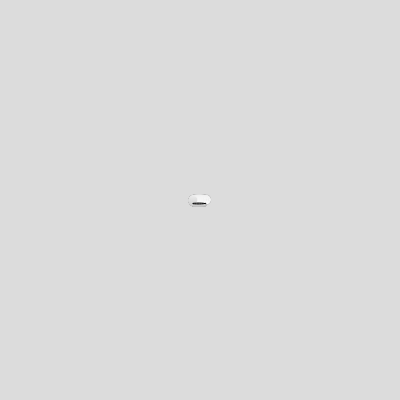
Frame 1 (no input)
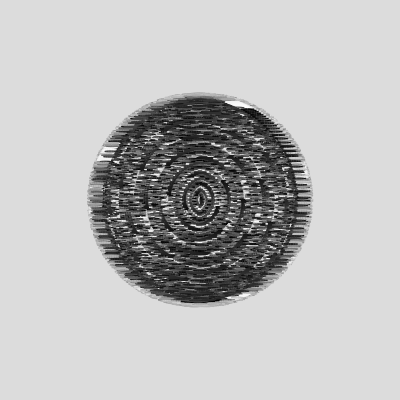
Frame 60 (no input)
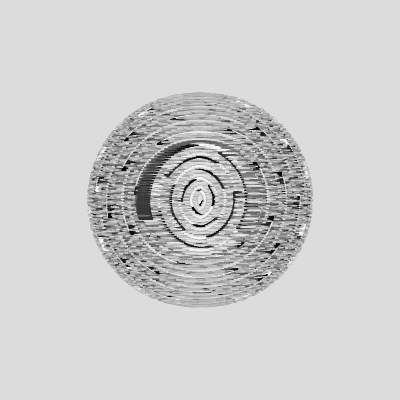
Frame 120 (the mouse pressed at the canvas centre since frame 60)

The p5.js sketch that drew these frames (run headless with seeded random() and noise() and a simulated clock; from frame 60 on, the mouse is pressed at the canvas centre):

// p5.js sketch
// ── sketch.js
let r;
let angle;

function setup() {
  createCanvas(400, 400);
  angleMode(DEGREES);
  r = 0;
  angle = random(360);
  background(220);
}

function draw() {
  for (let i = 0; i < 255; i++) {
    push();
    translate(width / 2, height / 2);
    let x = cos(angle) * r;
    let y = sin(angle) * r;
  	stroke((frameCount+i)%255);
		noFill();
    ellipse(x, y,13%100,13%3);
	
    r += map(sin(i+frameCount),-1,1,-0.05,0.05);
    angle += map(tan(i+frameCount%0.2),-1,1,-5,5);
    pop();

  }

}
